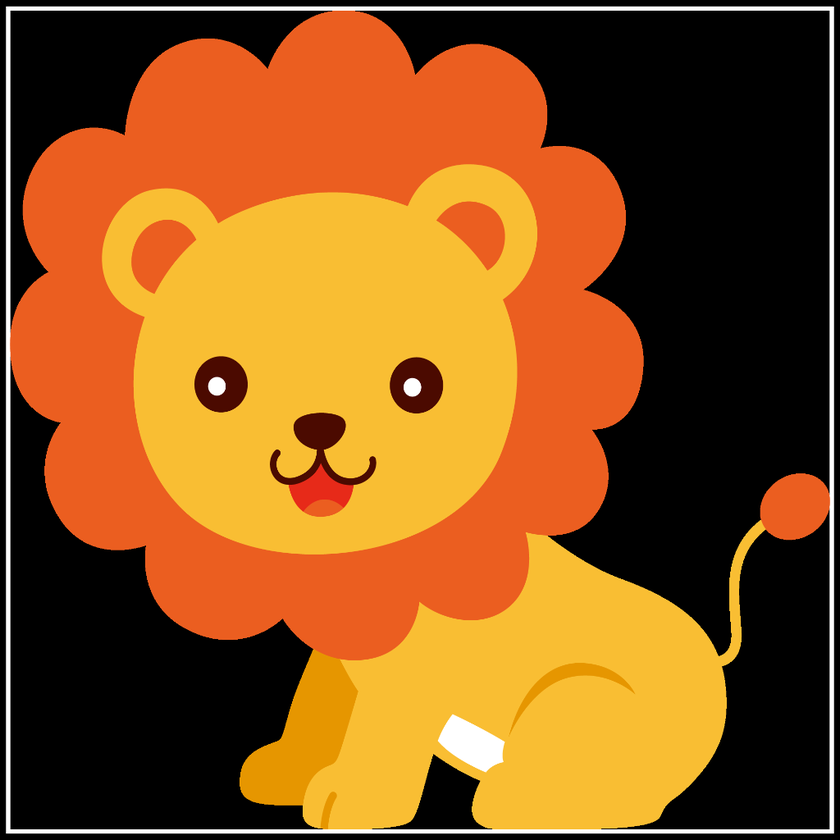
#> input picture Assignment_25/Input/lion.png, 840 x 840 px, shrunk from 1024 x 1024 before the run, found by its file name
$ python '5. Corner.py'
#> lines starting #> are read from the running program, lines starting #| are printed output that depends on the picture; after the words box and inside, x2 and y2 are one past the last pixel; in counts of white or black regions, pixels touching at a corner belong together
import cv2

img = cv2.imread("G:\Program\Python\PyLearn\IP\Assignment_21\lion.png", 0)
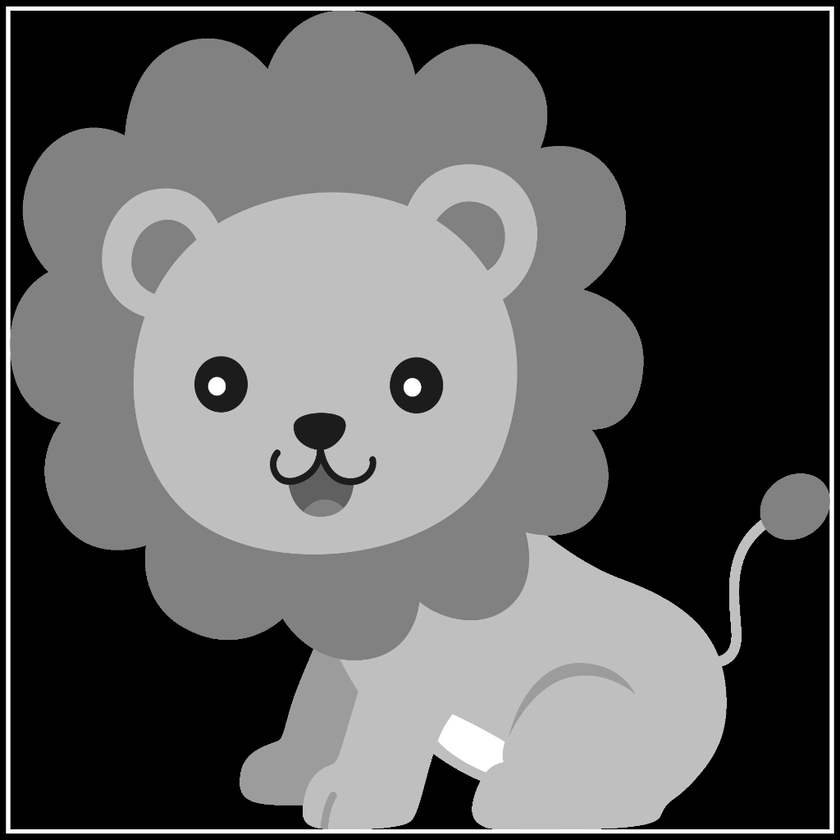
#> img: shape (840, 840); min 0, max 255, mean 95.7

for i in range(100):
    for j in range(100 - i, 100 - i - 10, -1):
        img[i - 10 : i, j] = 0
#> img: shape (840, 840); 0.05% of pixels changed, all inside (x1, y1, x2, y2) = (3, 4, 837, 99)
for i in range(10):
    for j in range(90, 100):
        img[i, 90 - i : 100 - i] = 0
#> img: shape (840, 840); min 0, max 255, mean 95.6

cv2.imwrite("Corner.jpg", img)
cv2.imshow("", img)
cv2.waitKey()
